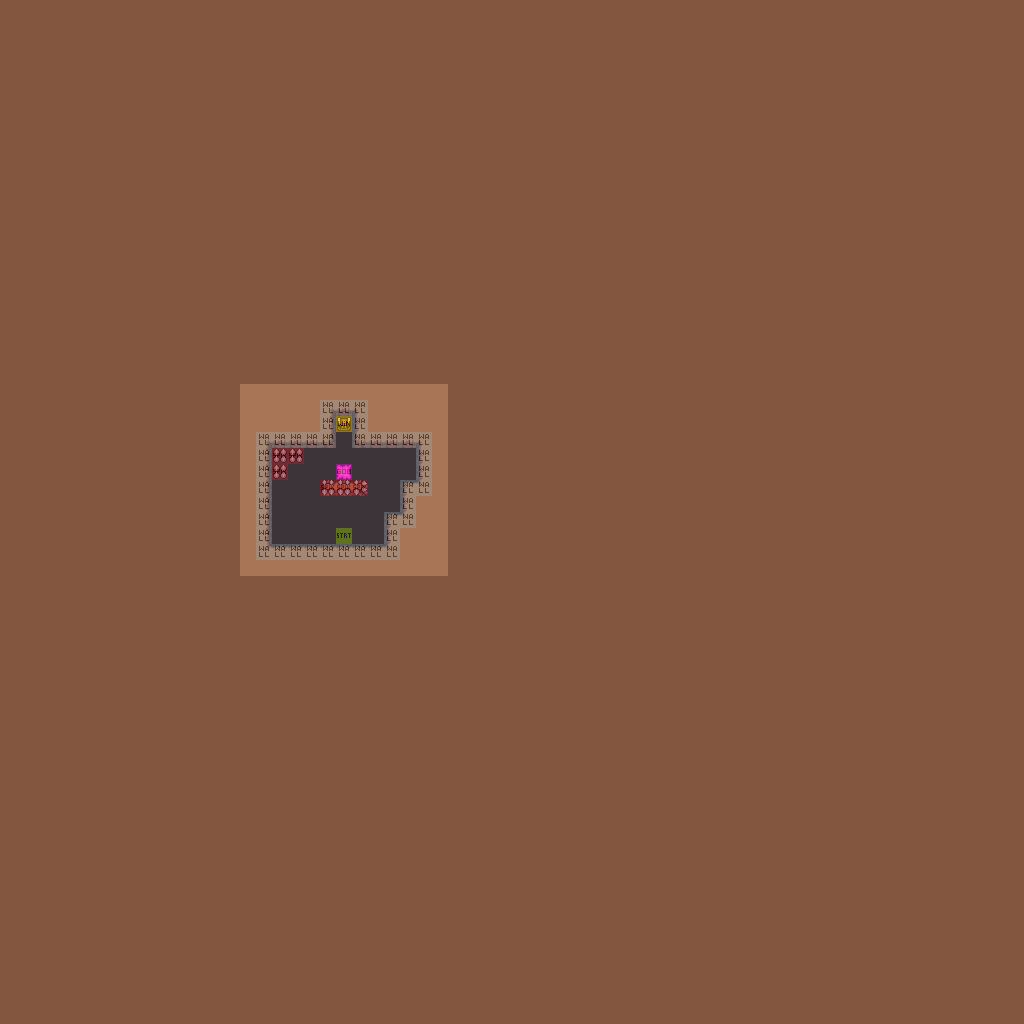

This game map was drawn from its Tiled (.tmx) file and the tilesets committed beside it. A one-line description and the trimmed map source follow:
An orthogonal 64x64 tile map with 16x16 px tiles, 5 tile layers (Art_Background, Art_Gameplay, Art_Spike2, Art_Spike3, ...), 3 tilesets and 1 object (spawn).

<map version="1.2" tiledversion="1.2.4" orientation="orthogonal" renderorder="right-down" width="64" height="64" tilewidth="16" tileheight="16" infinite="0" backgroundcolor="#83573f" nextlayerid="10" nextobjectid="2">
 <properties>
  <property name="uuid" value="0e560131-12fb-49be-b641-a9f3498b8d4c" />
 </properties>
 <tileset firstgid="1" source="tileset/GameplayTileset.tsx" />
 <tileset firstgid="33" source="tileset/GameplayImages.tsx" />
 <tileset firstgid="305" source="tileset/SlimeCave.tsx" />
 <layer id="4" name="Art_Background" width="64" height="64">
  <data>[4096 cells, 156 non-empty, 16 distinct tile ids]</data>
 </layer>
 <layer id="6" name="Art_Gameplay" width="64" height="64">
  <data>[4096 cells, 8 non-empty, 4 distinct tile ids]</data>
 </layer>
 <layer id="8" name="Art_Spike2" width="64" height="64">
  <data>[4096 cells, 3 non-empty, 1 distinct tile ids]</data>
 </layer>
 <layer id="9" name="Art_Spike3" width="64" height="64">
  <data>[4096 cells, 2 non-empty, 2 distinct tile ids]</data>
 </layer>
 <layer id="5" name="Gameplay" width="64" height="64" opacity="0.44">
  <data>[4096 cells, 47 non-empty, 5 distinct tile ids]</data>
 </layer>
 <objectgroup id="2" name="Properties">
  <object id="1" name="spawn" x="336" y="528" width="16" height="16" />
 </objectgroup>
</map>
